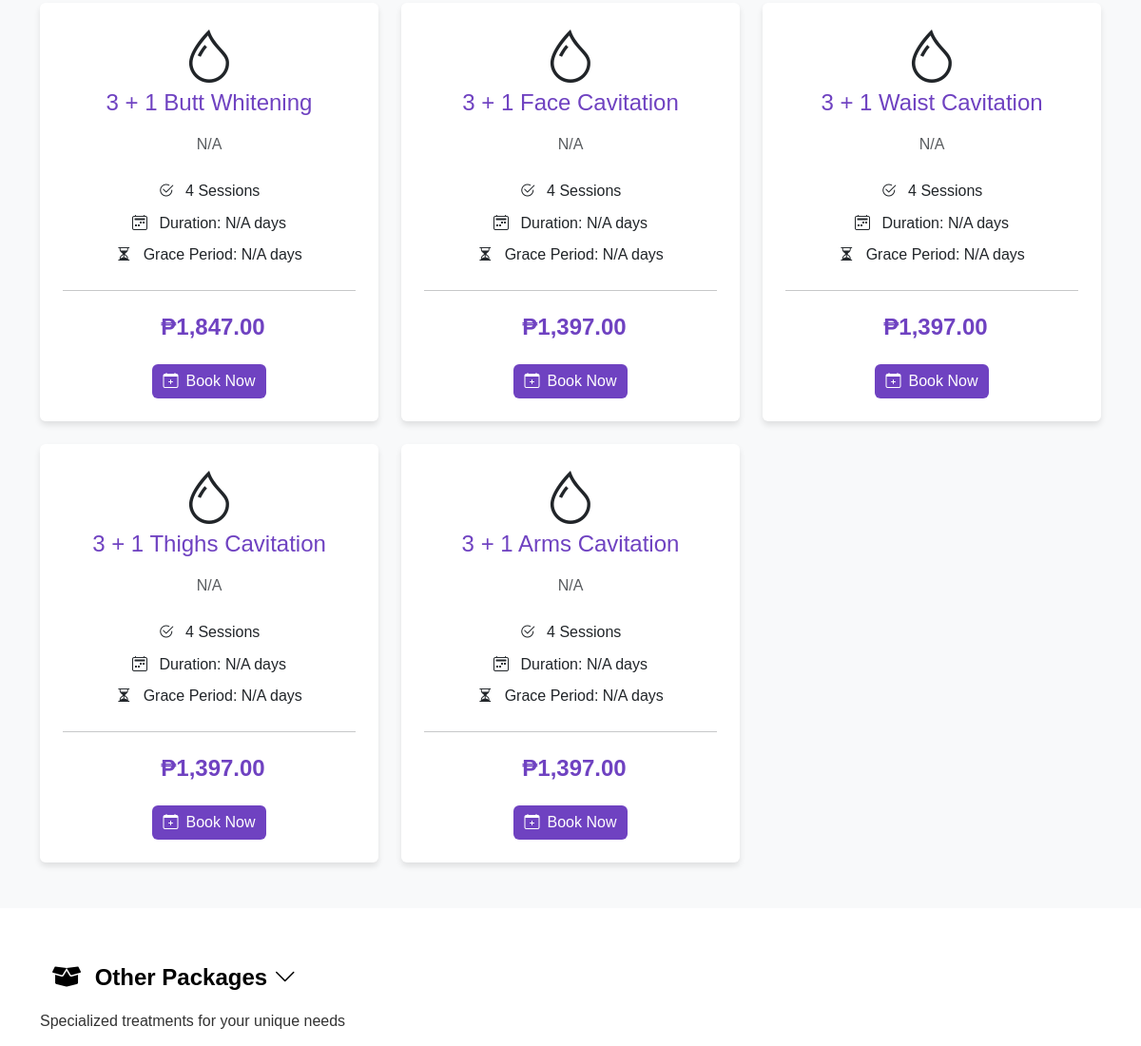
The app's page /packages.php (middle part), older data.
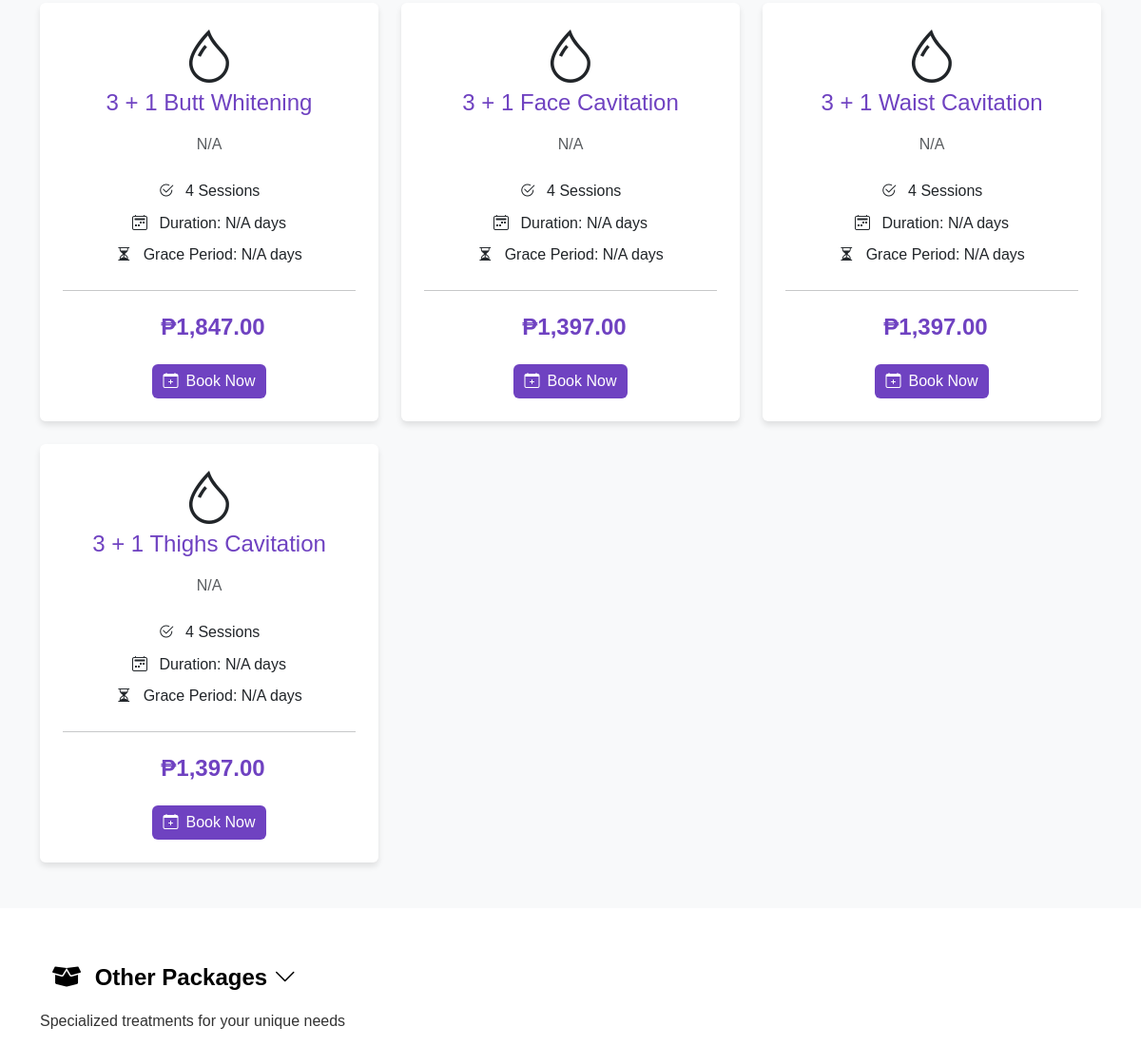
The same page, newer data.
### tables this page shows
CREATE TABLE `packages` (
  `package_id` int(11) NOT NULL,
  `package_name` varchar(255) NOT NULL,
  `description` text DEFAULT NULL,
  `price` decimal(10,2) NOT NULL,
  `sessions` int(11) NOT NULL,
  `duration_days` int(11) NOT NULL COMMENT 'Duration in days',
  `grace_period_days` int(11) NOT NULL COMMENT 'Grace period in days',
  `created_at` datetime DEFAULT current_timestamp(),
  `updated_at` datetime DEFAULT current_timestamp() ON UPDATE current_timestamp()
);

### packages.php (the view, shortened to what the changed rows need)
<?php
require_once 'config.php';
function getPackageCategories($conn)
{
    try {
        $sql = "SELECT DISTINCT CASE
                    WHEN package_name LIKE '%Facial%' OR package_name LIKE '%Casmara%' OR package_name LIKE '%Diamond%' THEN 'facial'
                    WHEN package_name LIKE '%Whitening%' OR package_name LIKE '%Cavitation%' THEN 'body'
                    ELSE 'other'
                END as category,
                CASE
                    WHEN package_name LIKE '%Facial%' OR package_name LIKE '%Casmara%' OR package_name LIKE '%Diamond%' THEN 'Facial Packages'
                    WHEN package_name LIKE '%Whitening%' OR package_name LIKE '%Cavitation%' THEN 'Body Treatment Packages'
                    ELSE 'Other Packages'
                END as category_name
                FROM packages";
        $stmt = $conn->query($sql);
        return $stmt->fetchAll(PDO::FETCH_ASSOC);
    } catch (PDOException $e) {
        error_log('Error fetching package categories: ' . $e->getMessage());
        return [];
    }
}
function getPackagesByCategory($conn, $category)
{
    try {
        if ($category === 'facial') {
            $sql = "SELECT * FROM packages WHERE package_name LIKE '%Facial%' OR package_name LIKE '%Casmara%' OR package_name LIKE '%Diamond%'";
        } elseif ($category === 'body') {
            $sql = "SELECT * FROM packages WHERE package_name LIKE '%Whitening%' OR package_name LIKE '%Cavitation%'";
        } elseif ($category !== 'all') {
            $sql = "SELECT * FROM packages WHERE package_name NOT LIKE '%Facial%' AND package_name NOT LIKE '%Casmara%'
                    AND package_name NOT LIKE '%Diamond%' AND package_name NOT LIKE '%Whitening%' AND package_name NOT LIKE '%Cavitation%'";
        } else {
            $sql = 'SELECT * FROM packages ORDER BY package_name';
        }
        $stmt = $conn->prepare($sql);
        $stmt->execute();
        return $stmt->fetchAll(PDO::FETCH_ASSOC);
    } catch (PDOException $e) {
        error_log('Error fetching packages: ' . $e->getMessage());
        return [];
    }
}
$categories = getPackageCategories($conn);
?>
<!DOCTYPE html>
<html lang="en">
<head>
    <link href="https://cdn.jsdelivr.net/npm/bootstrap@5.3.0/dist/css/bootstrap.min.css" rel="stylesheet">
    <link rel="stylesheet" href="https://cdn.jsdelivr.net/npm/bootstrap-icons@1.10.0/font/bootstrap-icons.css">
    <link rel="stylesheet" href="https://cdnjs.cloudflare.com/ajax/libs/animate.css/4.1.1/animate.min.css">
    <link href="https://cdnjs.cloudflare.com/ajax/libs/font-awesome/5.15.4/css/all.min.css" rel="stylesheet">
    <link rel="stylesheet" href="assets/css/style.css">
    <link rel="stylesheet" href="assets/css/animations.css">
</head>
<body>
     <?php foreach ($categories as $cat): ?>
    <?php $packages = getPackagesByCategory($conn, $cat['category']); ?>
    <?php if (!empty($packages)): ?>
    <section class="py-5 <?php echo $cat['category'] == 'body' ? 'bg-light' : ''; ?>">
        <div class="container">
            <div class="section-title slide-in-left">
                <h2>
                    <button class="btn btn-link text-decoration-none text-black fw-bold fs-4" type="button"
                        data-bs-toggle="collapse" data-bs-target="#collapse-<?php echo $cat['category']; ?>" aria-expanded="true"
                        aria-controls="collapse-<?php echo $cat['category']; ?>">
                        <i class="fas fa-box-open me-2"></i> <?php echo $cat['category_name']; ?>
                        <i class="bi bi-chevron-down"></i>
                    </button>
                </h2>
                <p><?php echo $cat['category'] == 'facial' ? 'Premium facial treatments for radiant, healthy skin' : ($cat['category'] == 'body' ? 'Comprehensive treatments for total body wellness' : 'Specialized treatments for your unique needs'); ?></p>
            </div>
            <div class="collapse show" id="collapse-<?php echo $cat['category']; ?>">
                <div class="row g-4 stagger-fade-in">
                    <?php foreach ($packages as $package): ?>
                    <div class="col-md-6 col-lg-4">
                        <div class="card h-100 package-card hover-lift">
                            <div class="card-body text-center p-4"> <?php
                            $icon = $cat['category'] == 'facial' ? 'bi-stars' : ($cat['category'] == 'body' ? 'bi-droplet' : 'bi-gem');
                            ?>
                                <i class="bi <?php echo $icon; ?> display-4 text-purple mb-3"></i>
                                <h5 class="card-title h4 mb-3"><?php echo htmlspecialchars($package['package_name'] ?? ''); ?></h5>
                                <p class="card-text text-muted mb-4">
                                    <?php echo htmlspecialchars($package['description'] ?? 'N/A', ENT_QUOTES, 'UTF-8'); ?>
                                </p>
                                <div class="features mb-4">
                                    <p class="mb-2">
                                        <i class="bi bi-check2-circle text-purple me-2"></i>
                                        <?php echo htmlspecialchars($package['sessions'] ?? 'N/A', ENT_QUOTES, 'UTF-8'); ?> Sessions
                                    </p>
                                    <p class="mb-2">
                                        <i class="bi bi-calendar2-week text-purple me-2"></i>
                                        Duration: <?php echo htmlspecialchars($package['duration'] ?? 'N/A'); ?> days
                                    </p>
                                    <p class="mb-2">
                                        <i class="bi bi-hourglass-split text-purple me-2"></i>
                                        Grace Period: <?php echo htmlspecialchars($package['grace_period'] ?? 'N/A'); ?> days
                                    </p>
                                </div>
                                <hr class="my-4">
                                <p class="price h5 mb-4">
                                    &#8369;<?php echo number_format($package['price'] ?? 0, 2); ?>
                                </p> <a href="book_package.php?package_id=<?php echo htmlspecialchars($package['package_id']); ?>" class="btn btn-purple">
                                    <i class="bi bi-calendar-plus me-2"></i>Book Now
                                </a>
                            </div>
                        </div>
                    </div>
                    <?php endforeach; ?>
                </div>
            </div>
        </div>
    </section>
    <?php endif; ?>
    <?php endforeach; ?>
</body>
</html>

Row changes from the older to the newer data that the page shows:
removed packages: package_name "3 + 1 Arms Cavitation", description "N/A", sessions "4", duration "N/A", grace_period "N/A", price "1,397.00"
